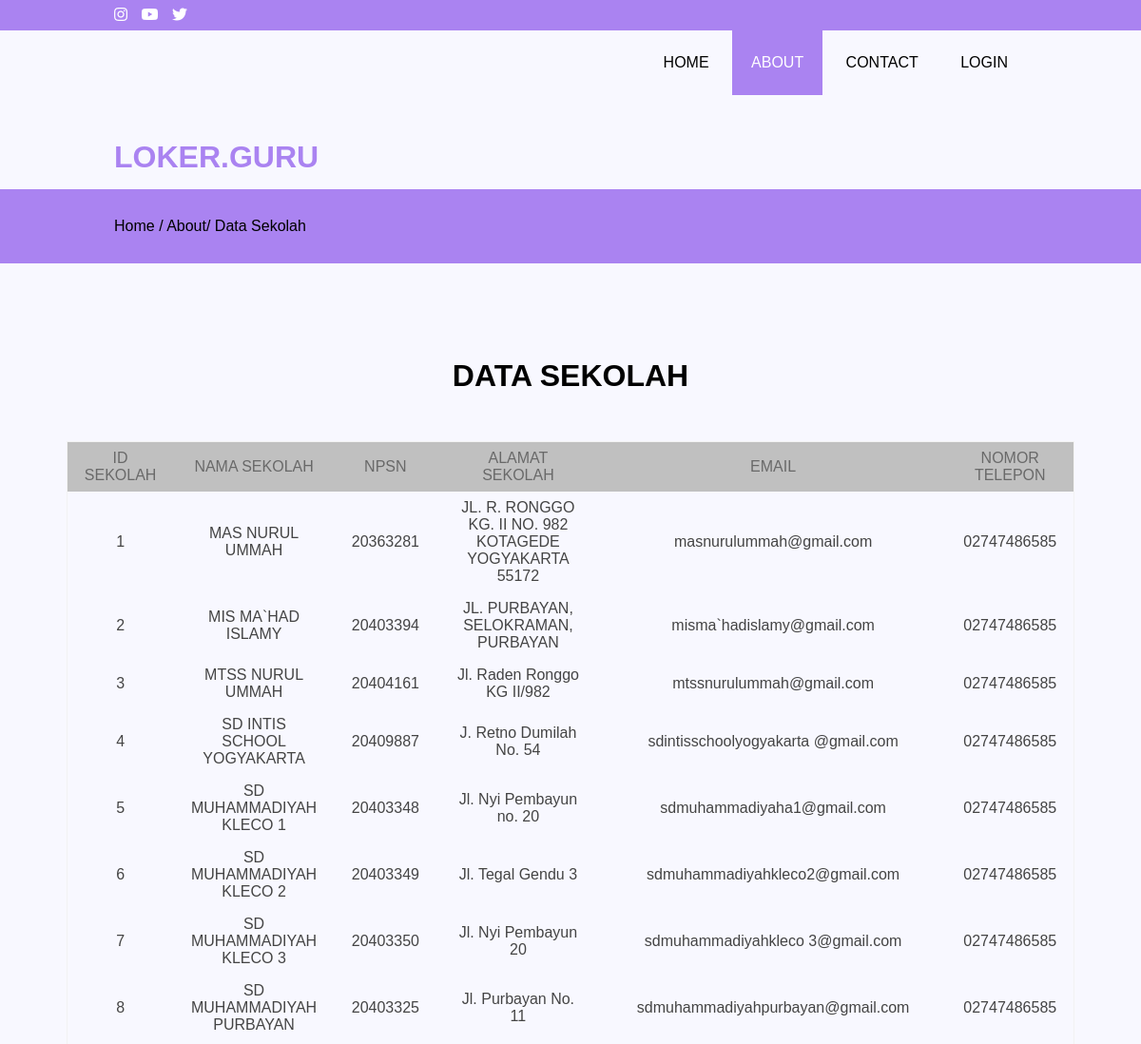
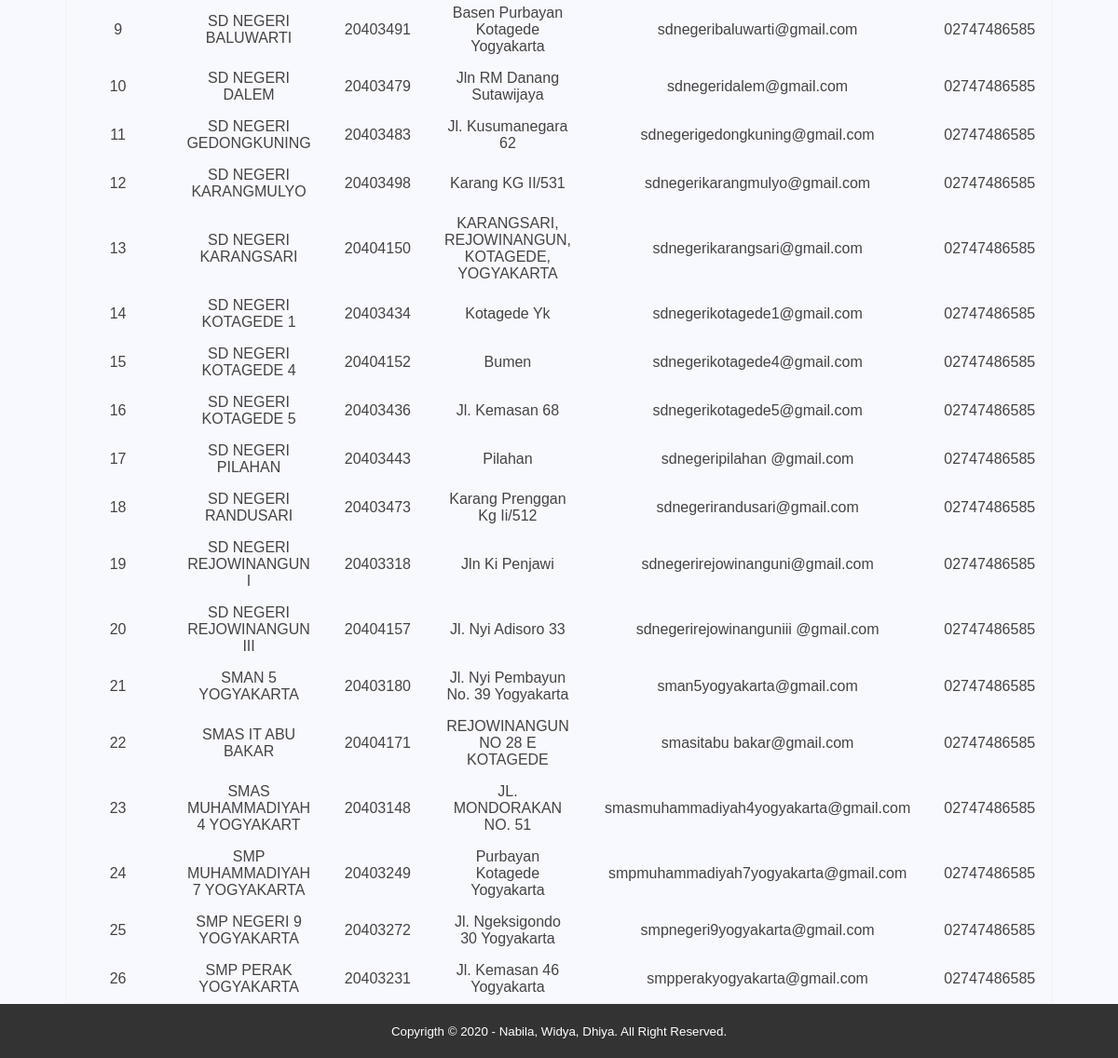
Page /PHP/datasekolah.php on the committed database (2 pictures, top to bottom).
### tables this page shows
CREATE TABLE `datasekolah` (
  `id_sekolah` int(5) NOT NULL,
  `nama_sekolah` varchar(30) NOT NULL,
  `npsn` varchar(20) NOT NULL,
  `alamat` varchar(100) NOT NULL,
  `kelurahan` varchar(30) NOT NULL,
  `email` varchar(50) NOT NULL,
  `no_tlpn` varchar(20) NOT NULL,
  `status` varchar(10) NOT NULL,
  `about` varchar(800) NOT NULL
);

### PHP/datasekolah.php (the view, shortened to what this page needs)
<?php
$koneksi = mysqli_connect("localhost", "root", "", "loker_guru");
$result= mysqli_query($koneksi, "SELECT * FROM datasekolah")
?>
<!DOCTYPE html>
<html>
    <head>
    <link rel="stylesheet" type="text/css" href="css/style.css">
    <link rel="stylesheet" type="text/css" href="https://cdnjs.cloudflare.com/ajax/libs/font-awesome/5.15.3/css/all.min.css ">
    </head>
    <body>
        <div class="medsos">
            <div class="container">
                <ul>
                    <li><a href="#"><i class="fab fa-instagram"></i></a></li>
                    <li><a href="#"><i class="fab fa-youtube"></i></a></li>
                    <li><a href="#"><i class="fab fa-twitter"></i></a></li>
                </ul>
            </div>
        </div>
        <header>
            <div class="container">
                <h1><a href="index.html">LOKER.GURU</a></h1>
                <ul>
                    <li><a href="index.html">HOME</a></li>
                    <li class="active"><a href="about.html">ABOUT</a></li>
                    <li><a href="contact.html">CONTACT</a></li>
                    <li><a href="login.html">LOGIN</a></li>
                </ul>
            </div>
        </header>
        <section class="label">
            <div class="container">
                <p>Home / About/ Data Sekolah</p>
            </div>
        </section>
        <head>
        </head>
        <center>
        <h1 class="text-center mb-5">DATA SEKOLAH</h1>
        <table class="table table-striped">
            <tr>
                <th scope="col">ID SEKOLAH</th>
                <th scope="col">NAMA SEKOLAH</th>
                <th scope="col">NPSN</th>
                <th scope="col">ALAMAT SEKOLAH</th>
                <th scope="col">EMAIL</th>
                <th scope="col">NOMOR TELEPON</th>
            </tr>
            <?php while($row=mysqli_fetch_assoc($result)): ?>
            <tr>
                <td><? echo $row["id_sekolah"]; ?></td>
                <td><? echo $row["nama_sekolah"]; ?></td>
                <td><? echo $row["npsn"] ?></td>
                <td><? echo $row["alamat"] ?></td>
                <td><? echo $row["email"] ?></td>
                <td><? echo $row["no_tlpn"] ?></td>
            </tr>
            <?php endwhile; ?>
        </table>
        </center>
        <footer>
            <div class="container">
                <small>Copyrigth &copy; 2020 - Nabila, Widya, Dhiya. All Right Reserved.</small>
            </div>
        </footer>
    </body>
</html>

### CSS/style.css (style rules this page uses)
* { padding:0; margin:0; font-family: sans-serif; }
body { background-color: #F8F8FF; background-image: url('img/bg1.jpg') }
a { color: inherit; text-decoration: none; }
.medsos { padding:7px 0; background-color: #AA83F1; }
.medsos ul li { display: inline-block; color: #fff; margin-right: 10px; }
.container { width:80%; margin:0 auto; }
.container:after { content:''; display: block; clear: both; }
header h1 { float: left; padding:15px 0; color: #AA83F1; font-family: monospace; }
header ul { float: right; }
header ul li { display: inline-block; }
header ul li a { padding:25px 20px; display: inline-block; }
h1 { margin-top: 100px; }
.table { font-family: sans-serif; color: #444; border-collapse: collapse; width: 50%; border: 1px solid #f2f2f2; margin-top: 50px; }
.table tr th { background: #C0C0C0; color: #696969; font-weight: normal; }
.table, th, td { padding: 8px 18px; text-align: center; }
.active { background-color:#AA83F1; color: #fff; }
section { padding:70px 0; }
footer { padding: 20px 0; background-color: #333; color: #fff; text-align: center; }
.label { background-color: #AA83F1; padding: 30px 0; }

### rows in the picture
datasekolah: id_sekolah "1", nama_sekolah "MAS NURUL UMMAH", npsn "20363281", alamat "JL. R. RONGGO KG. II NO. 982 KOTAGEDE YOGYAKARTA 55172", email "masnurulummah@gmail.com", no_tlpn "02747486585"
datasekolah: id_sekolah "2", nama_sekolah "MIS MA`HAD ISLAMY", npsn "20403394", alamat "JL. PURBAYAN, SELOKRAMAN, PURBAYAN", email "misma`hadislamy@gmail.com", no_tlpn "02747486585"
datasekolah: id_sekolah "3", nama_sekolah "MTSS NURUL UMMAH", npsn "20404161", alamat "Jl. Raden Ronggo KG II/982", email "mtssnurulummah@gmail.com", no_tlpn "02747486585"
datasekolah: id_sekolah "4", nama_sekolah "SD INTIS SCHOOL YOGYAKARTA", npsn "20409887", alamat "J. Retno Dumilah No. 54", email "sdintisschoolyogyakarta @gmail.com", no_tlpn "02747486585"
datasekolah: id_sekolah "5", nama_sekolah "SD MUHAMMADIYAH KLECO 1", npsn "20403348", alamat "Jl. Nyi Pembayun no. 20", email "sdmuhammadiyaha1@gmail.com", no_tlpn "02747486585"
datasekolah: id_sekolah "6", nama_sekolah "SD MUHAMMADIYAH KLECO 2", npsn "20403349", alamat "Jl. Tegal Gendu 3", email "sdmuhammadiyahkleco2@gmail.com", no_tlpn "02747486585"
datasekolah: id_sekolah "7", nama_sekolah "SD MUHAMMADIYAH KLECO 3", npsn "20403350", alamat "Jl. Nyi Pembayun 20", email "sdmuhammadiyahkleco 3@gmail.com", no_tlpn "02747486585"
datasekolah: id_sekolah "8", nama_sekolah "SD MUHAMMADIYAH PURBAYAN", npsn "20403325", alamat "Jl. Purbayan No. 11", email "sdmuhammadiyahpurbayan@gmail.com", no_tlpn "02747486585"
datasekolah: id_sekolah "9", nama_sekolah "SD NEGERI BALUWARTI", npsn "20403491", alamat "Basen Purbayan Kotagede Yogyakarta", email "sdnegeribaluwarti@gmail.com", no_tlpn "02747486585"
datasekolah: id_sekolah "10", nama_sekolah "SD NEGERI DALEM", npsn "20403479", alamat "Jln RM Danang Sutawijaya", email "sdnegeridalem@gmail.com", no_tlpn "02747486585"
datasekolah: id_sekolah "11", nama_sekolah "SD NEGERI GEDONGKUNING", npsn "20403483", alamat "Jl. Kusumanegara 62", email "sdnegerigedongkuning@gmail.com", no_tlpn "02747486585"
datasekolah: id_sekolah "12", nama_sekolah "SD NEGERI KARANGMULYO", npsn "20403498", alamat "Karang KG II/531", email "sdnegerikarangmulyo@gmail.com", no_tlpn "02747486585"
datasekolah: id_sekolah "13", nama_sekolah "SD NEGERI KARANGSARI", npsn "20404150", alamat "KARANGSARI, REJOWINANGUN, KOTAGEDE, YOGYAKARTA", email "sdnegerikarangsari@gmail.com", no_tlpn "02747486585"
datasekolah: id_sekolah "14", nama_sekolah "SD NEGERI KOTAGEDE 1", npsn "20403434", alamat "Kotagede Yk", email "sdnegerikotagede1@gmail.com", no_tlpn "02747486585"
datasekolah: id_sekolah "15", nama_sekolah "SD NEGERI KOTAGEDE 4", npsn "20404152", alamat "Bumen", email "sdnegerikotagede4@gmail.com", no_tlpn "02747486585"
datasekolah: id_sekolah "16", nama_sekolah "SD NEGERI KOTAGEDE 5", npsn "20403436", alamat "Jl. Kemasan 68", email "sdnegerikotagede5@gmail.com", no_tlpn "02747486585"
datasekolah: id_sekolah "17", nama_sekolah "SD NEGERI PILAHAN", npsn "20403443", alamat "Pilahan", email "sdnegeripilahan @gmail.com", no_tlpn "02747486585"
datasekolah: id_sekolah "18", nama_sekolah "SD NEGERI RANDUSARI", npsn "20403473", alamat "Karang Prenggan Kg Ii/512", email "sdnegerirandusari@gmail.com", no_tlpn "02747486585"
datasekolah: id_sekolah "19", nama_sekolah "SD NEGERI REJOWINANGUN I", npsn "20403318", alamat "Jln Ki Penjawi", email "sdnegerirejowinanguni@gmail.com", no_tlpn "02747486585"
datasekolah: id_sekolah "20", nama_sekolah "SD NEGERI REJOWINANGUN III", npsn "20404157", alamat "Jl. Nyi Adisoro 33", email "sdnegerirejowinanguniii @gmail.com", no_tlpn "02747486585"
datasekolah: id_sekolah "21", nama_sekolah "SMAN 5 YOGYAKARTA", npsn "20403180", alamat "Jl. Nyi Pembayun No. 39 Yogyakarta", email "sman5yogyakarta@gmail.com", no_tlpn "02747486585"
datasekolah: id_sekolah "22", nama_sekolah "SMAS IT ABU BAKAR", npsn "20404171", alamat "REJOWINANGUN NO 28 E KOTAGEDE", email "smasitabu bakar@gmail.com", no_tlpn "02747486585"
datasekolah: id_sekolah "23", nama_sekolah "SMAS MUHAMMADIYAH 4 YOGYAKART", npsn "20403148", alamat "JL. MONDORAKAN NO. 51", email "smasmuhammadiyah4yogyakarta@gmail.com", no_tlpn "02747486585"
datasekolah: id_sekolah "24", nama_sekolah "SMP MUHAMMADIYAH 7 YOGYAKARTA", npsn "20403249", alamat "Purbayan Kotagede Yogyakarta", email "smpmuhammadiyah7yogyakarta@gmail.com", no_tlpn "02747486585"
datasekolah: id_sekolah "25", nama_sekolah "SMP NEGERI 9 YOGYAKARTA", npsn "20403272", alamat "Jl. Ngeksigondo 30 Yogyakarta", email "smpnegeri9yogyakarta@gmail.com", no_tlpn "02747486585"
datasekolah: id_sekolah "26", nama_sekolah "SMP PERAK YOGYAKARTA", npsn "20403231", alamat "Jl. Kemasan 46 Yogyakarta", email "smpperakyogyakarta@gmail.com", no_tlpn "02747486585"
